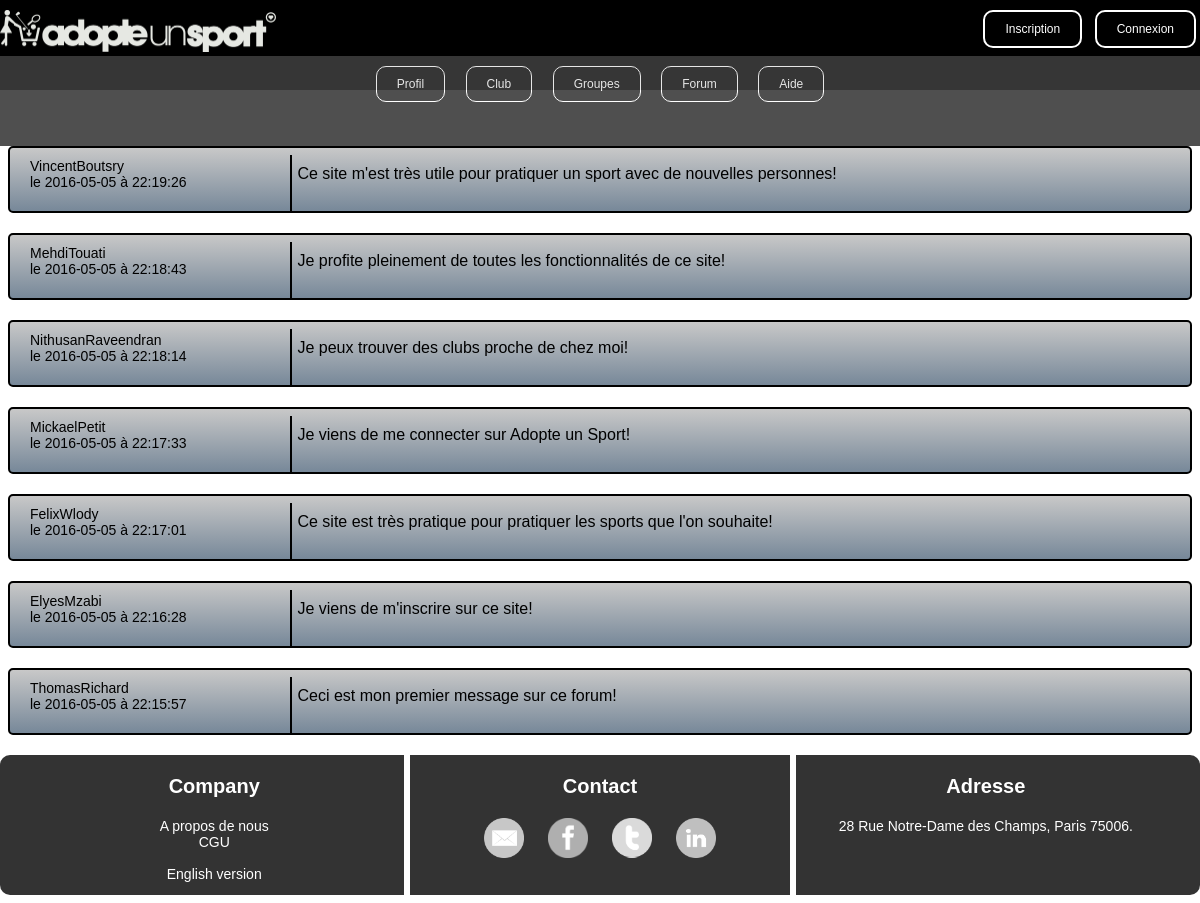
The app's page /forum.php, older data.
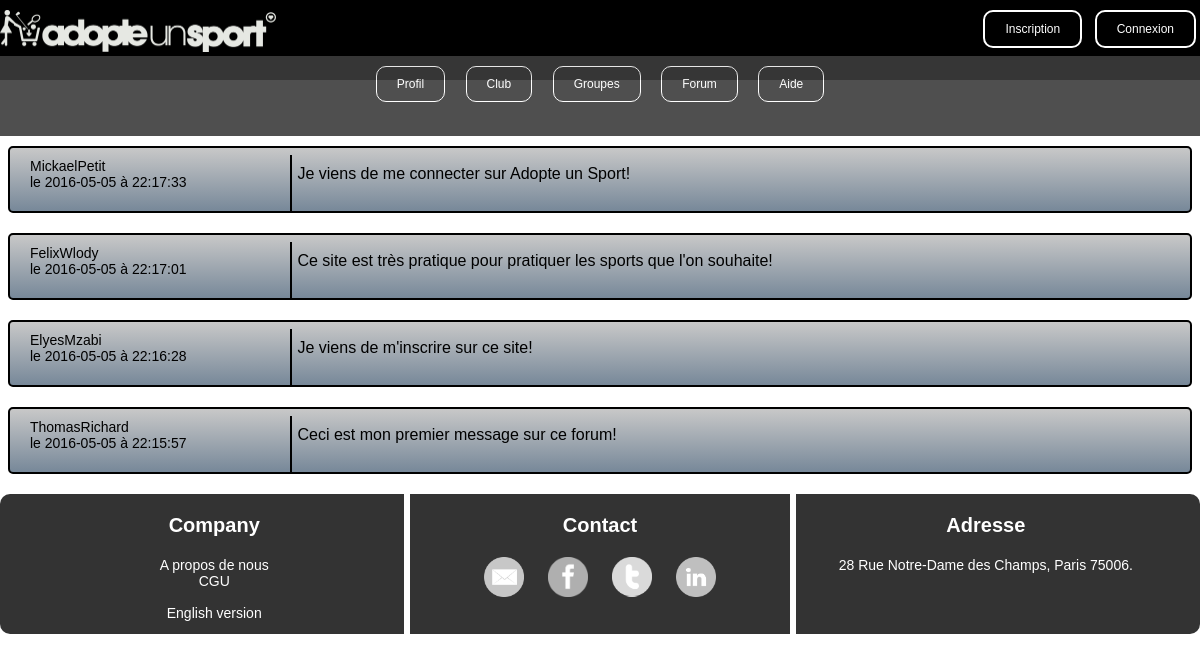
The same page, newer data.
### tables this page shows
CREATE TABLE IF NOT EXISTS `messages` (
  `Id_message` int(11) NOT NULL AUTO_INCREMENT,
  `Contenu` varchar(5000) NOT NULL,
  `Date_message` date NOT NULL,
  `Heure_message` time NOT NULL,
  `Pseudo_membre_inscrit` varchar(255) NOT NULL,
  PRIMARY KEY (`Id_message`)
);

### forum.php (the view, shortened to what this page needs)
<!DOCTYPE html>
<html>
	<head>
		<link href='assets/css/styleheaderfooter.css' rel='stylesheet' type='text/css' />
		<link href='assets/css/style.css' rel='stylesheet' type='text/css' />
	</head>
	<body>
		<?php include("headermembre.php"); ?>
		<div class="forum">
			<?php
			try
			{
				$bdd = new PDO('mysql:host=localhost;dbname=app_info;charset=utf8', 'root', '');
			}
			catch(Exception $e)
			{
	        	die('Erreur : '.$e->getMessage());
			}
			$reponse = $bdd->query('SELECT Pseudo_membre_inscrit, Contenu, Date_message, Heure_message FROM messages ORDER BY Id_message DESC ');
			while ($donnees = $reponse->fetch())
			{ ?>
				<div class="postsforum">
				<div class="auteur caseforum">
					<?php
					echo $donnees['Pseudo_membre_inscrit'] . '<br/>' . 'le ';
					echo $donnees['Date_message'] . ' à ';
					echo $donnees['Heure_message'];
					?>
				</div>
				<div class="msg caseforum">
					<?php
					echo $donnees['Contenu'] . '<br /><br />';
					?>
				</div>
			</div>
			<?php
			}
			?>
		</div>
		<?php include("footermembre.php"); ?>
    </body>
</html>

Row changes from the older to the newer data that the page shows:
removed messages: Pseudo_membre_inscrit "VincentBoutsry", Date_message "2016-05-05", Heure_message "22:19:26", Contenu "Ce site m'est très utile pour pratiquer un sport avec de nouvelles personnes!"
removed messages: Pseudo_membre_inscrit "MehdiTouati", Date_message "2016-05-05", Heure_message "22:18:43", Contenu "Je profite pleinement de toutes les fonctionnalités de ce site!"
removed messages: Pseudo_membre_inscrit "NithusanRaveendran", Date_message "2016-05-05", Heure_message "22:18:14", Contenu "Je peux trouver des clubs proche de chez moi!"
